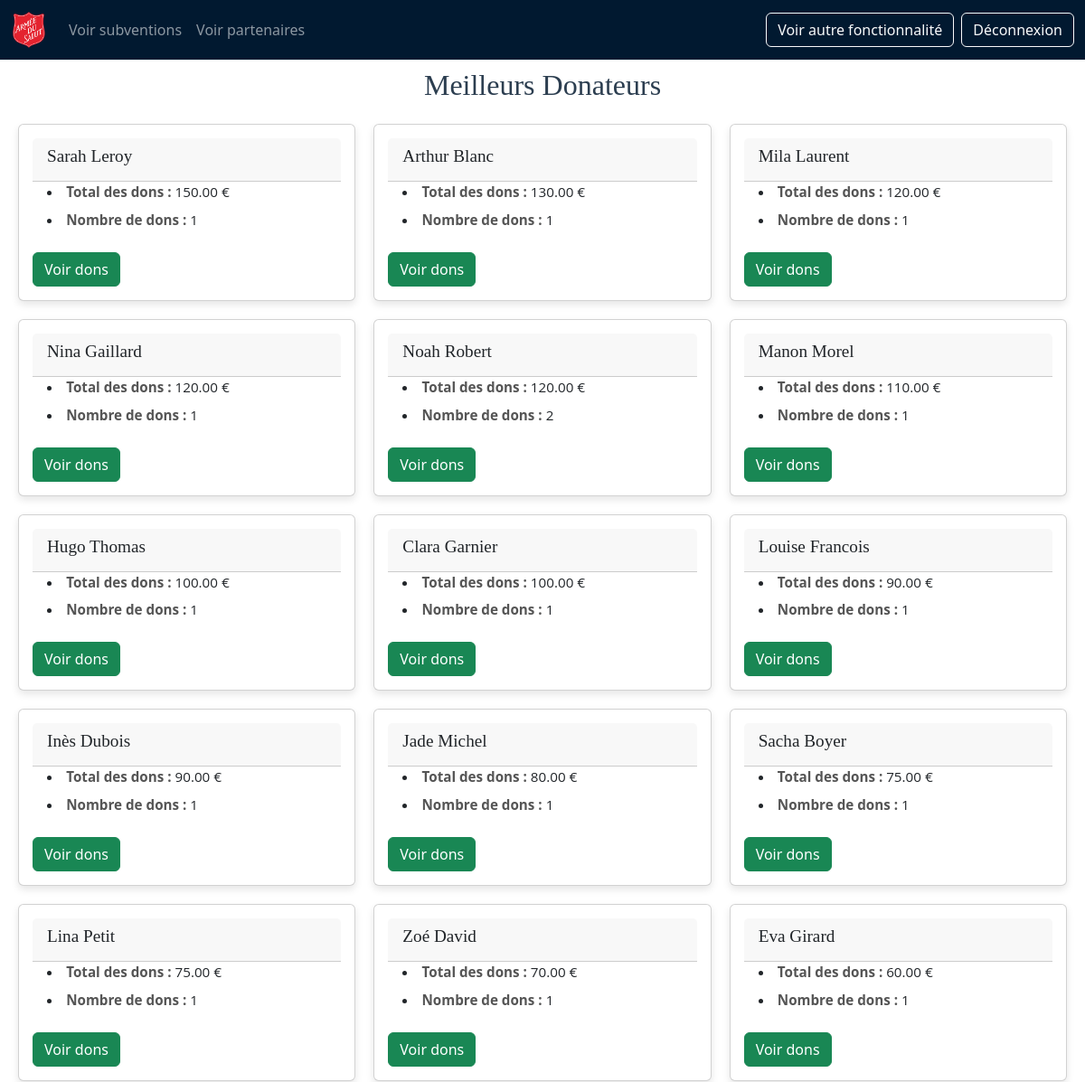
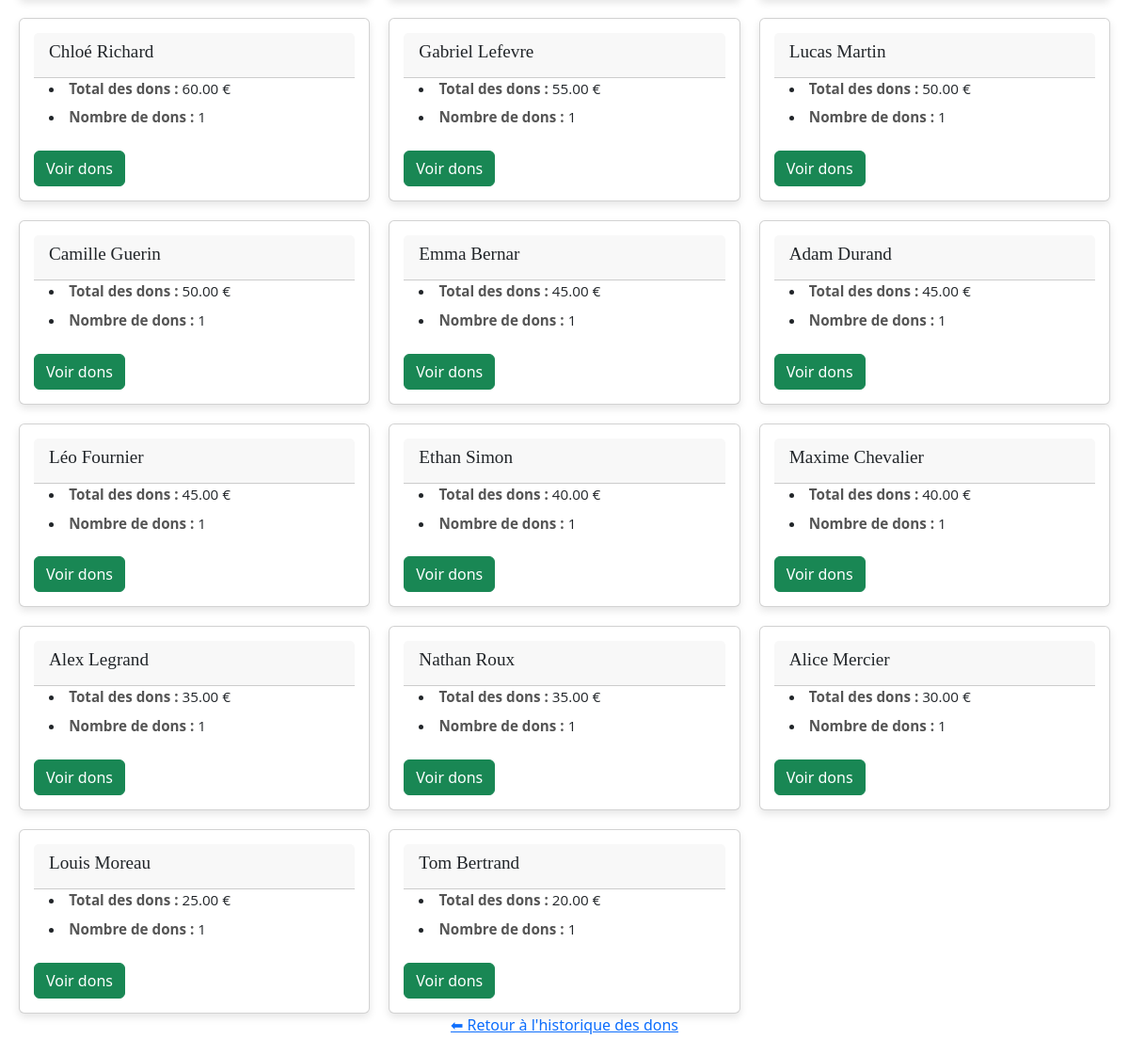
/fonction_3/affich_meilleurs_donnateurs.php (signed in), run on the app's committed database (2 pictures, top to bottom).
### tables this page shows
CREATE TABLE `PERSONNE` (
  `idPersonne` int NOT NULL AUTO_INCREMENT,
  `nom` varchar(100) NOT NULL,
  `prenom` varchar(100) NOT NULL,
  `date_naissance` date NOT NULL,
  `mail` varchar(255) NOT NULL DEFAULT '',
  `telephone` varchar(20) NOT NULL,
  `adresse` varchar(255) NOT NULL,
  `code_postal` varchar(10) DEFAULT NULL,
  `Profession` varchar(50) DEFAULT NULL,
  `Ville` varchar(50) DEFAULT NULL,
  PRIMARY KEY (`idPersonne`)
);

### fonction_3/affich_meilleurs_donnateurs.php (the view, shortened to what this page needs)
<?php
require '../connexion/db_connect.php';
$stmt = $pdo->query("SELECT p.idPersonne, p.nom, p.prenom, SUM(d.montant) AS total_dons, COUNT(d.idDon) AS nb_dons
                     FROM DON d
                     JOIN DONATEUR da ON d.idPersonne = da.idPersonne
                     JOIN PERSONNE p ON da.idPersonne = p.idPersonne
                     GROUP BY p.idPersonne, p.nom, p.prenom
                     ORDER BY total_dons DESC");
$donateurs = $stmt->fetchAll();
?>
<!DOCTYPE html>
<html>
<head>
    <link rel="stylesheet" href="../styles.css">
    <link href="https://cdn.jsdelivr.net/npm/bootstrap@5.3.8/dist/css/bootstrap.min.css" rel="stylesheet">
</head>
<body>
<nav class="navbar navbar-dark navbar-custom fixed-top navbar-expand-lg">
        <div class="container-fluid">
            <a class="navbar-brand" href="../page_d'acceuil/acceuil.html">
                <img src="../logo/asso-logo.png" class="logo" alt="">
            </a>
            <div class="collapse navbar-collapse" id="navbarNav">
                <ul class="navbar-nav me-auto">
                    <li class="nav-item"><a class="nav-link" href="affich_subv.php">Voir subventions</a></li>
                    <li class="nav-item"><a class="nav-link" href="index.php">Voir partenaires</a></li>
                </ul>
                <div class="d-flex gap-2">
                    <a href="../connexion/liste_fonction.html" class="btn btn-outline-light">Voir autre fonctionnalité</a>
                    <a href="../connexion/logout.php" class="btn btn-outline-light">Déconnexion</a>
                </div>
        </div>
    </div>
</nav>
<h1 class="page-title text-center mb-4">Meilleurs Donateurs</h1>
<div class="card-container">
<?php foreach($donateurs as $d): ?>
    <div class="card">
        <div class="card-header"><h3><?= htmlspecialchars($d['prenom'] . ' ' . $d['nom']) ?></h3></div>
        <ul class="card-content">
            <li><strong>Total des dons :</strong> <?= htmlspecialchars($d['total_dons']) ?> €</li>
            <li><strong>Nombre de dons :</strong> <?= htmlspecialchars($d['nb_dons']) ?></li>
        </ul>
        <div class="card-actions">
            <a href="affich_don_donnateur.php?idPersonne=<?= $d['idPersonne'] ?>" class="btn btn-success">Voir dons</a>
        </div>
    </div>
<?php endforeach; ?>
</div>
<div class="text-center">
    <a href="affiche_don.php" class="back-link">⬅ Retour à l'historique des dons</a>
</div>
</body>
</html>

### styles.css (style rules this page uses)
* { margin: 0; padding: 0; box-sizing: border-box; font-family: 'Segoe UI', Tahoma, Geneva, Verdana, sans-serif; }
body { background-color: #f5f5f5; padding: 20px; color: #333; }
.navbar { background-color: #011930; }
.logo { height: 40px; width: auto; object-fit: contain; }
.page-title { font-family: 'Playfair Display', serif; padding-top: 55px; font-size: 2rem; color: #2c3e50; }
.card-container { display: grid; grid-template-columns: repeat(auto-fit, minmax(300px, 1fr)); gap: 20px; }
.card { background-color: #fff; border-radius: 10px; padding: 15px; box-shadow: 0 4px 8px rgba(0,0,0,0.1); transition: transform 0.2s, box-shadow 0.2s; display: flex; flex-direction: column; justify-content: flex-start; height: 100%; }
.card-header { border-bottom: 1px solid #eee; margin-bottom: 10px; }
.card-header h3 { font-family: 'Playfair Display', serif; font-size: 1.2rem; }
.card-content { list-style: none; }
.card-content li { font-family: 'Open Sans', serif; margin-bottom: 8px; font-size: 0.95rem; }
.card-content li strong { color: #555; }
.card-actions { margin-top: auto; display: flex; gap: 10px; flex-wrap: wrap; }
.card-content { list-style-type: disc; list-style-position: inside; padding-left: 1rem; }
.card-content li { margin-left: 0; }

### data on the page
personne: prenom+nom "Sarah Leroy", total_dons "150.00", nb_dons "1"
personne: prenom+nom "Arthur Blanc", total_dons "130.00", nb_dons "1"
personne: prenom+nom "Mila Laurent", total_dons "120.00", nb_dons "1"
personne: prenom+nom "Nina Gaillard", total_dons "120.00", nb_dons "1"
personne: prenom+nom "Noah Robert", total_dons "120.00", nb_dons "2"
personne: prenom+nom "Manon Morel", total_dons "110.00", nb_dons "1"
personne: prenom+nom "Hugo Thomas", total_dons "100.00", nb_dons "1"
personne: prenom+nom "Clara Garnier", total_dons "100.00", nb_dons "1"
personne: prenom+nom "Louise Francois", total_dons "90.00", nb_dons "1"
personne: prenom+nom "Inès Dubois", total_dons "90.00", nb_dons "1"
personne: prenom+nom "Jade Michel", total_dons "80.00", nb_dons "1"
personne: prenom+nom "Sacha Boyer", total_dons "75.00", nb_dons "1"
personne: prenom+nom "Lina Petit", total_dons "75.00", nb_dons "1"
personne: prenom+nom "Zoé David", total_dons "70.00", nb_dons "1"
personne: prenom+nom "Eva Girard", total_dons "60.00", nb_dons "1"
personne: prenom+nom "Chloé Richard", total_dons "60.00", nb_dons "1"
personne: prenom+nom "Gabriel Lefevre", total_dons "55.00", nb_dons "1"
personne: prenom+nom "Lucas Martin", total_dons "50.00", nb_dons "1"
personne: prenom+nom "Camille Guerin", total_dons "50.00", nb_dons "1"
personne: prenom+nom "Emma Bernar", total_dons "45.00", nb_dons "1"
personne: prenom+nom "Adam Durand", total_dons "45.00", nb_dons "1"
personne: prenom+nom "Léo Fournier", total_dons "45.00", nb_dons "1"
personne: prenom+nom "Ethan Simon", total_dons "40.00", nb_dons "1"
personne: prenom+nom "Maxime Chevalier", total_dons "40.00", nb_dons "1"
personne: prenom+nom "Alex Legrand", total_dons "35.00", nb_dons "1"
personne: prenom+nom "Nathan Roux", total_dons "35.00", nb_dons "1"
personne: prenom+nom "Alice Mercier", total_dons "30.00", nb_dons "1"
personne: prenom+nom "Louis Moreau", total_dons "25.00", nb_dons "1"
personne: prenom+nom "Tom Bertrand", total_dons "20.00", nb_dons "1"
